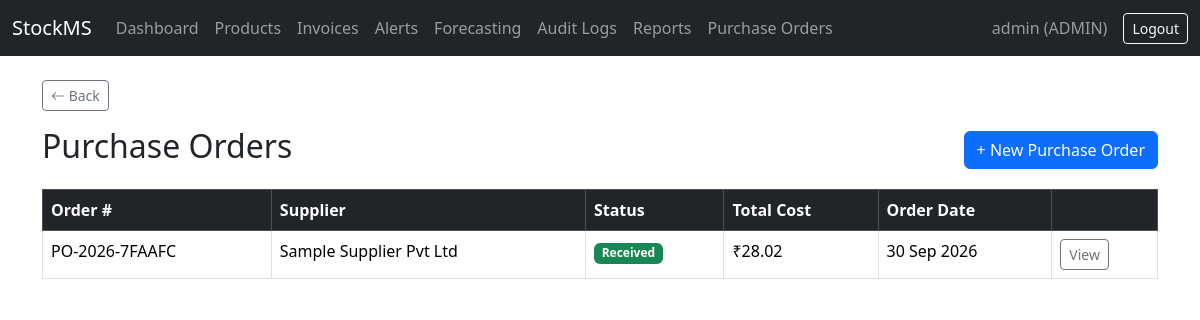
/products/purchase-orders/ (signed in), run on an earlier commit of the app's database.
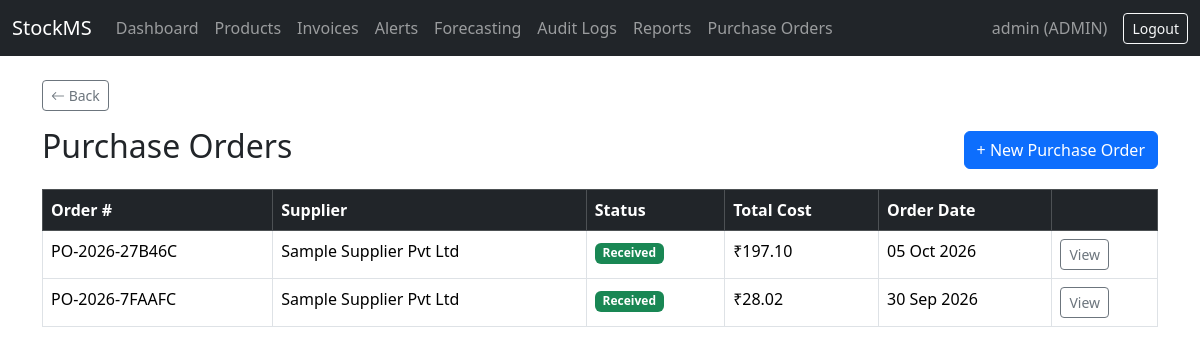
And on a later commit of the database.
### inventory/models.py (models this page shows, shortened)
class PurchaseOrder(models.Model):
    class Status(models.TextChoices):
        PENDING = 'PENDING', 'Pending'
        PARTIALLY_RECEIVED = 'PARTIALLY_RECEIVED', 'Partially Received'
        RECEIVED = 'RECEIVED', 'Received'
        CANCELLED = 'CANCELLED', 'Cancelled'
    order_number = models.CharField(max_length=20, unique=True)
    supplier = models.ForeignKey(Supplier, on_delete=models.PROTECT, related_name='purchase_orders')
    created_by = models.ForeignKey(settings.AUTH_USER_MODEL, on_delete=models.SET_NULL, null=True)
    status = models.CharField(max_length=20, choices=Status.choices, default=Status.PENDING)
    order_date = models.DateTimeField(auto_now_add=True)
    expected_delivery_date = models.DateField(null=True, blank=True)
    payment_terms = models.CharField(max_length=100, blank=True, default='Due on delivery')
    delivery_address = models.CharField(max_length=255, blank=True)
    tax_percent = models.DecimalField(max_digits=5, decimal_places=2, default=0)
    discount_amount = models.DecimalField(max_digits=10, decimal_places=2, default=0)
    confirmed_delivery_date = models.DateField(null=True, blank=True)
    notes = models.TextField(blank=True)
    @property
    def subtotal(self):
        return sum(item.subtotal for item in self.items.all())
    @property
    def tax_amount(self):
        from decimal import Decimal
        return round(self.subtotal * (Decimal(str(self.tax_percent)) / 100), 2)
    @property
    def grand_total(self):
        from decimal import Decimal
        return round(self.subtotal + self.tax_amount - Decimal(str(self.discount_amount)), 2)

class Supplier(models.Model):
    name = models.CharField(max_length=200)
    contact_person = models.CharField(max_length=100, blank=True)
    phone = models.CharField(max_length=20, blank=True)
    email = models.EmailField(blank=True)
    address = models.TextField(blank=True)
    gst_number = models.CharField(max_length=20, blank=True)

class PurchaseOrderItem(models.Model):
    purchase_order = models.ForeignKey(PurchaseOrder, on_delete=models.CASCADE, related_name='items')
    product = models.ForeignKey(Product, on_delete=models.PROTECT, related_name='purchase_order_items')
    quantity_ordered = models.PositiveIntegerField()
    unit_cost = models.DecimalField(max_digits=10, decimal_places=2)
    @property
    def subtotal(self):
        return self.quantity_ordered * self.unit_cost

### inventory/views.py (the view)
# urls.py: path('purchase-orders/', views.purchase_order_list, name='purchase_order_list'),
@login_required
def purchase_order_list(request):
    if request.user.role not in ['ADMIN', 'MANAGER']:
        messages.error(request, "You don't have permission to view purchase orders.")
        return redirect('dashboard')
    orders = PurchaseOrder.objects.select_related('supplier').all().order_by('-order_date')
    return render(request, 'inventory/purchase_order_list.html', {'orders': orders})

### inventory/templates/inventory/purchase_order_list.html (shortened to what this page needs)
{% extends 'base.html' %}
{% block content %}
<div class="d-flex justify-content-between align-items-center mb-3">
    <h2>Purchase Orders</h2>
    <a href="{% url 'purchase_order_create' %}" class="btn btn-primary">+ New Purchase Order</a>
</div>
<table class="table table-bordered table-hover">
    <thead class="table-dark">
        <tr>
            <th>Order #</th>
            <th>Supplier</th>
            <th>Status</th>
            <th>Total Cost</th>
            <th>Order Date</th>
            <th></th>
        </tr>
    </thead>
    <tbody>
        {% for order in orders %}
        <tr>
            <td>{{ order.order_number }}</td>
            <td>{{ order.supplier.name }}</td>
            <td>
                {% if order.status == 'PENDING' %}<span class="badge bg-warning text-dark">Pending</span>
                {% elif order.status == 'PARTIALLY_RECEIVED' %}<span class="badge bg-info">Partially Received</span>
                {% elif order.status == 'RECEIVED' %}<span class="badge bg-success">Received</span>
                {% else %}<span class="badge bg-secondary">Cancelled</span>{% endif %}
            </td>
            <td>₹{{ order.grand_total }}</td>
            <td>{{ order.order_date|date:"d M Y" }}</td>
            <td><a href="{% url 'purchase_order_detail' order.pk %}" class="btn btn-sm btn-outline-secondary">View</a></td>
        </tr>
        {% empty %}
        <tr><td colspan="6" class="text-center">No purchase orders yet.</td></tr>
        {% endfor %}
    </tbody>
</table>
{% endblock %}

What changed in the data, as far as the page shows it:
added PurchaseOrder: order_number "PO-2026-27B46C", supplier.name "Sample Supplier Pvt Ltd", status "Received", grand_total "197.10", order_date "05 Oct 2026"
